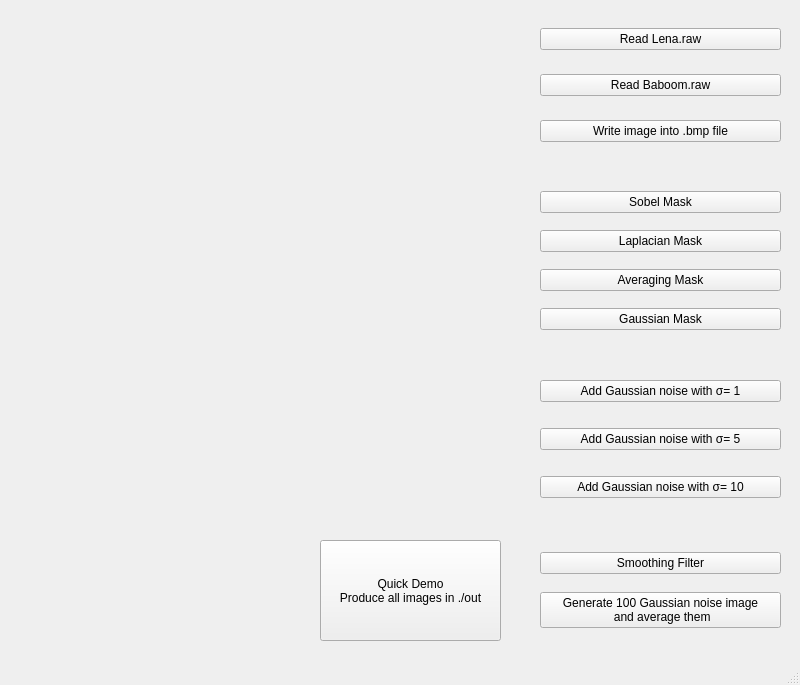
<?xml version="1.0" encoding="UTF-8"?>
<ui version="4.0">
 <class>MainWindow</class>
 <widget class="QMainWindow" name="MainWindow">
  <property name="geometry">
   <rect>
    <x>0</x>
    <y>0</y>
    <width>800</width>
    <height>685</height>
   </rect>
  </property>
  <property name="minimumSize">
   <size>
    <width>800</width>
    <height>685</height>
   </size>
  </property>
  <property name="maximumSize">
   <size>
    <width>1000</width>
    <height>1000</height>
   </size>
  </property>
  <property name="windowTitle">
   <string>Image Processing HW1</string>
  </property>
  <widget class="QWidget" name="centralwidget">
   <widget class="QWidget" name="verticalLayoutWidget">
    <property name="geometry">
     <rect>
      <x>540</x>
      <y>10</y>
      <width>241</width>
      <height>151</height>
     </rect>
    </property>
    <layout class="QVBoxLayout" name="verticalLayout">
     <item>
      <widget class="QPushButton" name="pushButton">
       <property name="text">
        <string>Read Lena.raw</string>
       </property>
      </widget>
     </item>
     <item>
      <widget class="QPushButton" name="pushButton_2">
       <property name="text">
        <string>Read Baboom.raw</string>
       </property>
      </widget>
     </item>
     <item>
      <widget class="QPushButton" name="pushButton_3">
       <property name="text">
        <string>Write image into .bmp file</string>
       </property>
      </widget>
     </item>
    </layout>
   </widget>
   <widget class="QWidget" name="verticalLayoutWidget_2">
    <property name="geometry">
     <rect>
      <x>540</x>
      <y>180</y>
      <width>241</width>
      <height>161</height>
     </rect>
    </property>
    <layout class="QVBoxLayout" name="verticalLayout_2">
     <item>
      <widget class="QPushButton" name="pushButton_4">
       <property name="text">
        <string>Sobel Mask</string>
       </property>
      </widget>
     </item>
     <item>
      <widget class="QPushButton" name="pushButton_5">
       <property name="text">
        <string>Laplacian Mask</string>
       </property>
      </widget>
     </item>
     <item>
      <widget class="QPushButton" name="pushButton_6">
       <property name="text">
        <string>Averaging Mask</string>
       </property>
      </widget>
     </item>
     <item>
      <widget class="QPushButton" name="pushButton_7">
       <property name="text">
        <string>Gaussian Mask</string>
       </property>
      </widget>
     </item>
    </layout>
   </widget>
   <widget class="QWidget" name="verticalLayoutWidget_3">
    <property name="geometry">
     <rect>
      <x>540</x>
      <y>360</y>
      <width>241</width>
      <height>161</height>
     </rect>
    </property>
    <layout class="QVBoxLayout" name="verticalLayout_3">
     <item>
      <widget class="QPushButton" name="pushButton_9">
       <property name="text">
        <string>Add Gaussian noise with σ= 1</string>
       </property>
      </widget>
     </item>
     <item>
      <widget class="QPushButton" name="pushButton_8">
       <property name="text">
        <string>Add Gaussian noise with σ= 5</string>
       </property>
      </widget>
     </item>
     <item>
      <widget class="QPushButton" name="pushButton_10">
       <property name="text">
        <string>Add Gaussian noise with σ= 10</string>
       </property>
      </widget>
     </item>
    </layout>
   </widget>
   <widget class="QWidget" name="verticalLayoutWidget_4">
    <property name="geometry">
     <rect>
      <x>540</x>
      <y>540</y>
      <width>241</width>
      <height>101</height>
     </rect>
    </property>
    <layout class="QVBoxLayout" name="verticalLayout_4">
     <item>
      <widget class="QPushButton" name="pushButton_12">
       <property name="text">
        <string>Smoothing Filter</string>
       </property>
      </widget>
     </item>
     <item>
      <widget class="QPushButton" name="pushButton_11">
       <property name="text">
        <string>Generate 100 Gaussian noise image 
 and average them</string>
       </property>
      </widget>
     </item>
    </layout>
   </widget>
   <widget class="QLabel" name="label">
    <property name="geometry">
     <rect>
      <x>20</x>
      <y>20</y>
      <width>512</width>
      <height>512</height>
     </rect>
    </property>
    <property name="text">
     <string/>
    </property>
   </widget>
   <widget class="QPushButton" name="pushButton_13">
    <property name="geometry">
     <rect>
      <x>320</x>
      <y>540</y>
      <width>181</width>
      <height>101</height>
     </rect>
    </property>
    <property name="text">
     <string>Quick Demo
Produce all images in ./out</string>
    </property>
   </widget>
  </widget>
  <widget class="QStatusBar" name="statusbar"/>
 </widget>
 <resources/>
 <connections/>
</ui>
